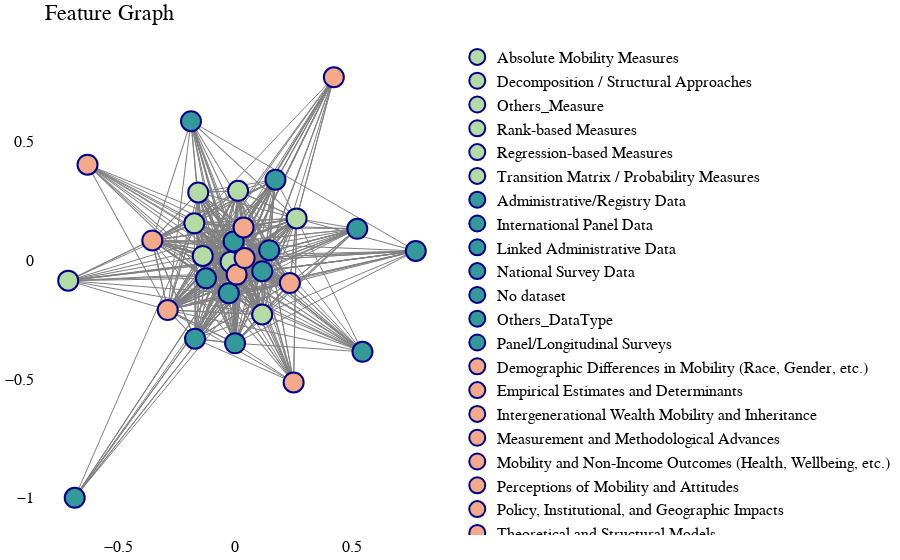

The cell this chart's notebook holds for it:
### Markdown cell above
## Plots

### Code cell
import graph

fig = graph.plot_feature_graph_single(
        agg_long, from_val = 'citing_value', to_val = 'cited_value', weight = 'weight', color_labels = graph.color_labels)
fig.show()
